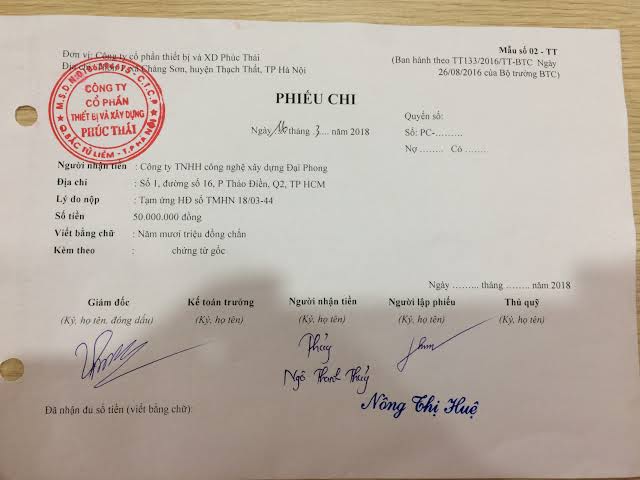
#> input picture test/imagegg.png, 640 x 480 px
$ python scan.py --input test/imagegg.png --output test/scanned_output.png   (older library calls are emulated)
#> lines starting #> are read from the running program, lines starting #| are printed output that depends on the picture; after the words box and inside, x2 and y2 are one past the last pixel; in counts of white or black regions, pixels touching at a corner belong together
"""Quet anh chup tai lieu: cat trang, sua phoi canh va lam sach nen.

Vi du:
    python scan.py --input test/imagegg.png --output test/scanned_output.png
    python scan.py --input test/imagegg.png --mode bw --preview

Mac dinh luu anh mau de giu nguyen mau con dau va chu ky. Dung ``--mode gray``
hoac ``--mode bw`` khi can anh xam/trang-den cho OCR.
"""

from __future__ import annotations

import argparse
from pathlib import Path

import cv2
import numpy as np


# [11 lines left out: function order_points, not called in this run]


def resize_for_detection(image: np.ndarray, max_side: int = 1600) -> tuple[np.ndarray, float]:
    """Thu nho anh de tim bien nhanh, tra ve anh va ti le so voi anh goc."""
    height, width = image.shape[:2]
    scale = min(1.0, max_side / float(max(height, width)))
    if scale == 1.0:
        return image.copy(), scale
    resized = cv2.resize(
        image,
        (max(1, round(width * scale)), max(1, round(height * scale))),
        interpolation=cv2.INTER_AREA,
    )
    return resized, scale


def find_document_corners(image: np.ndarray) -> np.ndarray | None:
    """Tim tu giac co kha nang la trang giay nhat trong anh."""
    preview, scale = resize_for_detection(image)
    gray = cv2.cvtColor(preview, cv2.COLOR_BGR2GRAY)
    gray = cv2.GaussianBlur(gray, (5, 5), 0)

    # Tu dong dat nguong Canny theo trung vi anh, sau do noi cac canh bi dut.
    median = float(np.median(gray))
    lower = int(max(0, 0.66 * median))
    upper = int(min(255, max(lower + 30, 1.33 * median)))
    edges = cv2.Canny(gray, lower, upper)
    kernel = cv2.getStructuringElement(cv2.MORPH_RECT, (5, 5))
    edges = cv2.morphologyEx(edges, cv2.MORPH_CLOSE, kernel, iterations=2)
    edges = cv2.dilate(edges, np.ones((3, 3), np.uint8), iterations=1)

    contours, _ = cv2.findContours(edges, cv2.RETR_EXTERNAL, cv2.CHAIN_APPROX_SIMPLE)
    image_area = preview.shape[0] * preview.shape[1]
    candidates: list[tuple[float, np.ndarray]] = []

    for contour in sorted(contours, key=cv2.contourArea, reverse=True)[:20]:
        area = cv2.contourArea(contour)
        if area < image_area * 0.15:
            continue
        perimeter = cv2.arcLength(contour, True)
        for epsilon in (0.015, 0.02, 0.025, 0.03, 0.04):
            polygon = cv2.approxPolyDP(contour, epsilon * perimeter, True)
            if len(polygon) == 4 and cv2.isContourConvex(polygon):
                # Uu tien tu giac lon; hinh chu nhat qua mong khong phai trang giay.
                rect = order_points(polygon.reshape(4, 2))
                top = np.linalg.norm(rect[1] - rect[0])
                bottom = np.linalg.norm(rect[2] - rect[3])
                left = np.linalg.norm(rect[3] - rect[0])
                right = np.linalg.norm(rect[2] - rect[1])
                width = max(top, bottom)
                height = max(left, right)
                if min(width, height) < 0.20 * max(width, height):
                    break
                candidates.append((area, rect / scale))
                break

    return max(candidates, key=lambda item: item[0])[1] if candidates else None


# [38 lines left out: functions warp_document, normalize_illumination, not called in this run]


def normalize_color_background(image: np.ndarray) -> np.ndarray:
    """Lam trang nen giay theo tung kenh ma khong khu mau muc/dau."""
    short_side = min(image.shape[:2])
    sigma = max(15.0, short_side / 40.0)
    source = image.astype(np.float32)
    background = cv2.GaussianBlur(source, (0, 0), sigmaX=sigma, sigmaY=sigma)

    # Chia cho nen cuc bo de loai bong, anh sang vang va vung xam khong deu.
    flattened = cv2.divide(source, np.maximum(background, 1.0), scale=245.0)
    flattened = np.clip(flattened, 0, 255).astype(np.uint8)

    # Chi dua cac pixel sang va gan trung tinh ve trang. Pixel co mau bao hoa
    # (dau do, chu ky xanh) va chu toi se khong nam trong mask nay.
    darkest = flattened.min(axis=2).astype(np.float32)
    brightest = flattened.max(axis=2).astype(np.float32)
    chroma = brightest - darkest
    luminance = flattened.mean(axis=2)
    neutral_bright = (chroma < 22.0) & (luminance > 165.0)
    strength = np.clip((luminance - 165.0) / 55.0, 0.0, 1.0)
    strength = np.where(neutral_bright, strength, 0.0)[..., None]
    whitened = flattened.astype(np.float32) * (1.0 - strength) + 255.0 * strength
    return np.clip(whitened, 0, 255).astype(np.uint8)


def enhance_scan(image: np.ndarray, mode: str = "color") -> np.ndarray:
    """Lam sach anh theo che do color, gray hoac bw."""
    if mode == "color":
        result = normalize_color_background(image)
        # Loc nhe nhieu mau camera, khong lam nhoe net muc mong.
        return cv2.bilateralFilter(result, 5, 20, 20)

    gray = cv2.cvtColor(image, cv2.COLOR_BGR2GRAY)
    gray = normalize_illumination(gray)
    gray = cv2.createCLAHE(clipLimit=2.0, tileGridSize=(8, 8)).apply(gray)
    if mode == "gray":
        return cv2.GaussianBlur(gray, (3, 3), 0)

    # Threshold khoi lon, le de OpenCV chap nhan va tu co gian theo do phan giai.
    block_size = max(31, (min(gray.shape[:2]) // 20) | 1)
    block_size = min(block_size, 151)
    return cv2.adaptiveThreshold(
        gray,
        255,
        cv2.ADAPTIVE_THRESH_GAUSSIAN_C,
        cv2.THRESH_BINARY,
        block_size,
        12,
    )


def scan_document(image: np.ndarray, mode: str = "color") -> tuple[np.ndarray, bool]:
    """Tra ve anh scan va trang thai co tim thay bien trang hay khong."""
    corners = find_document_corners(image)
    found_page = corners is not None
    corrected = warp_document(image, corners) if found_page else image.copy()
    return enhance_scan(corrected, mode), found_page


def parse_args() -> argparse.Namespace:
    base_dir = Path(__file__).resolve().parent
    parser = argparse.ArgumentParser(description="Scan va hieu chinh anh chup tai lieu.")
    parser.add_argument("--input", type=Path, default=base_dir / "test" / "imagegg.png")
    parser.add_argument("--output", type=Path, default=base_dir / "test" / "scanned_output.png")
    parser.add_argument(
        "--mode",
        choices=("color", "gray", "bw"),
        default="color",
        help="color giu mau dau/chu ky; gray hoac bw phu hop OCR.",
    )
    parser.add_argument("--preview", action="store_true", help="Mo cua so xem ket qua.")
    return parser.parse_args()


def main() -> None:
    args = parse_args()
    image = cv2.imread(str(args.input), cv2.IMREAD_COLOR)
#> image is the input picture: shape (480, 640, 3); mean B, G, R 166.9, 176.7, 187.1
    if image is None:
        raise FileNotFoundError(f"Khong doc duoc anh: {args.input}")

    scanned, found_page = scan_document(image, args.mode)
#> in find_document_corners, `preview, scale = resize_for_detection(image)`: scale = 1
#> in find_document_corners, `gray = cv2.cvtColor(preview, cv2.COLOR_BGR2GRAY)`:
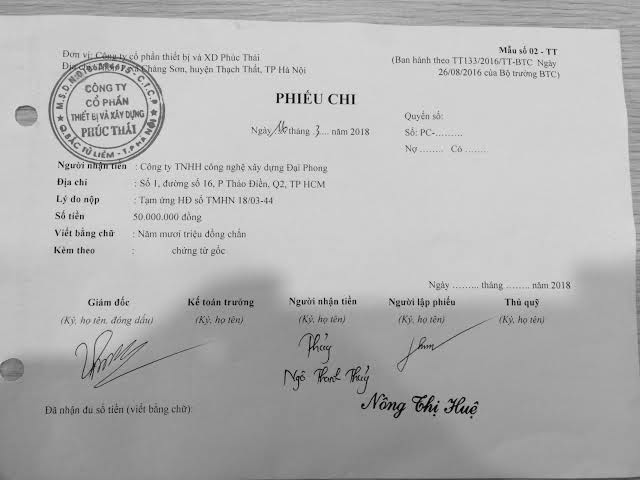
#> gray: shape (480, 640); min 1, max 243, mean 178.7
#> in find_document_corners, `median = float(np.median(gray))`: median = 189
#> in find_document_corners, `lower = int(max(0, 0.66 * median))`: lower = 124
#> in find_document_corners, `upper = int(min(255, max(lower + 30, 1.33 * median)))`: upper = 251
#> in find_document_corners, `edges = cv2.Canny(gray, lower, upper)`:
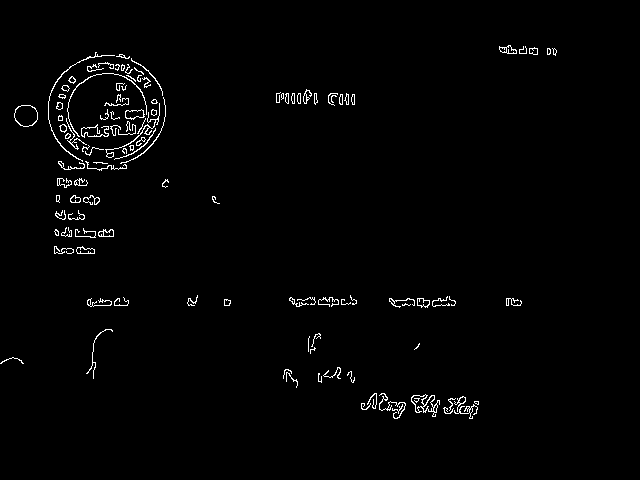
#> edges: shape (480, 640); 1.5% white in thin lines or dots, all inside (x1, y1, x2, y2) = (0, 45, 557, 419)
#> in find_document_corners, `edges = cv2.morphologyEx(edges, cv2.MORPH_CLOSE, kernel, iterations=2)`: edges: shape (480, 640); 4.5% white; 23 white regions (1 under 20 px), largest, box (x1, y1, x2, y2) and area: (48, 52, 166, 188) 7475, (361, 393, 479, 419) 1644, (54, 195, 114, 238) 941
#> in find_document_corners, `edges = cv2.dilate(edges, np.ones((3, 3), np.uint8), iterations=1)`:
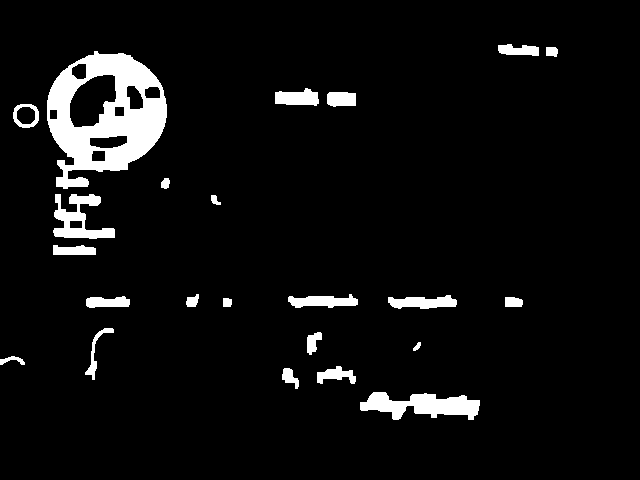
#> edges: shape (480, 640); 5.7% white; 23 white regions
#> in find_document_corners, `contours, _ = cv2.findContours(edges, cv2.RETR_EXTERNAL, cv2.CHAIN_APP..`: contours = 23 contours; largest, box (x1, y1, x2, y2) and area: (47, 51, 167, 189) 11366, (360, 392, 480, 420) 1844, (53, 194, 115, 239) 1258, (388, 295, 457, 309) 588, (288, 294, 358, 308) 568
#> the loop in find_document_corners, `for contour in sorted(contours, key=cv2.contourArea, reverse=True)[:20]:` made 20 passes
#> area on passes 1 to 12: 11366.5, 1844, 1257.5, 588, 568, 525.5, 488.5, 357.5, 354.5, 330, 316, 313
#> after the loop in find_document_corners, `for contour in sorted(contours, key=cv2.contourArea, reverse=True)[:20]:`: candidates = []
#> in scan_document, `found_page = corners is not None`: found_page = False
#> in normalize_color_background, `background = cv2.GaussianBlur(source, (0, 0), sigmaX=sigma, sigmaY=sig..`:
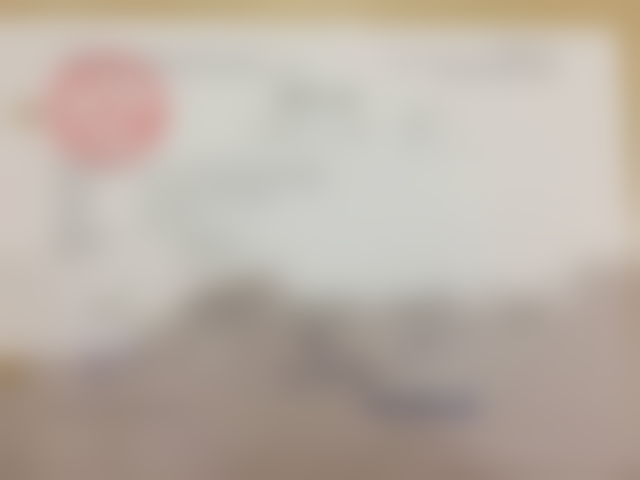
#> background: shape (480, 640, 3) float32; mean B, G, R 167, 176.8, 187.2
#> in normalize_color_background, `flattened = cv2.divide(source, np.maximum(background, 1.0), scale=245.0)`:
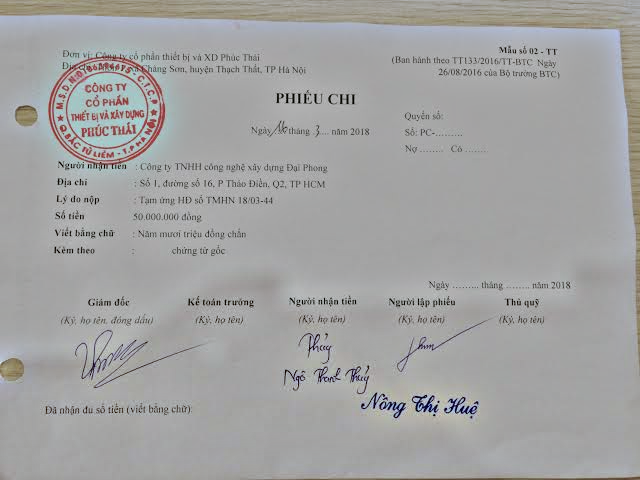
#> flattened: shape (480, 640, 3) float32; mean B, G, R 244.2, 244.6, 244.8; drawn with min black and max white
#> in normalize_color_background, `neutral_bright = (chroma < 22.0) & (luminance > 165.0)`: neutral_bright: shape (480, 640) bool; 92.2% white; 1299 black regions (1231 under 20 px), largest, box (x1, y1, x2, y2) and area: (0, 0, 640, 367) 11619, (48, 54, 165, 170) 2671, (272, 475, 640, 480) 773
#> in normalize_color_background, `strength = np.where(neutral_bright, strength, 0.0)[..., None]`:
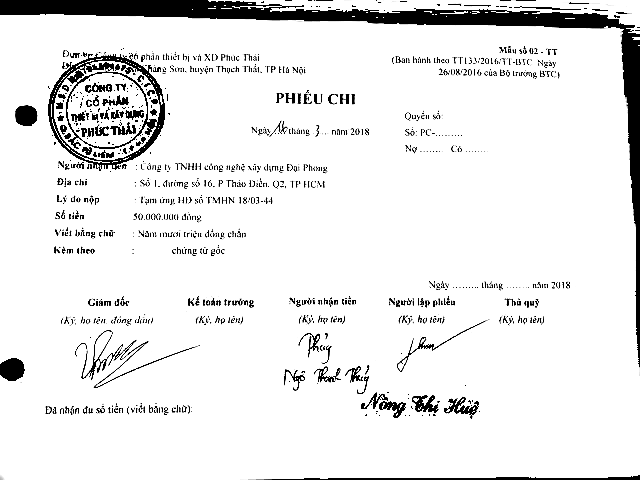
#> strength: shape (480, 640, 1) float64; min 0, max 1, mean 0.914
#> in normalize_color_background, `whitened = flattened.astype(np.float32) * (1.0 - strength) + 255.0 * s..`:
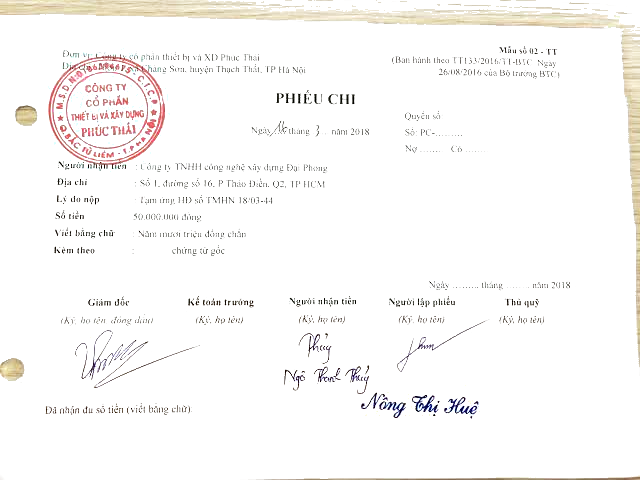
#> whitened: shape (480, 640, 3) float64; mean B, G, R 247.4, 248.6, 249.9
#> found_page = False
    args.output.parent.mkdir(parents=True, exist_ok=True)
    if not cv2.imwrite(str(args.output), scanned):
        raise OSError(f"Khong ghi duoc anh: {args.output}")

    status = "da cat va sua phoi canh" if found_page else "khong tim thay bien trang, giu khung anh goc"
    print(f"Da luu anh scan ({args.mode}, {status}): {args.output}")
#| Da luu anh scan (color, khong tim thay bien trang, giu khung anh goc): test/scanned_output.png

    if args.preview:
        cv2.imshow("Document scan", scanned)
        cv2.waitKey(0)
        cv2.destroyAllWindows()


if __name__ == "__main__":
    main()

$ run again, with test/aaa.png copied over test/imagegg.png
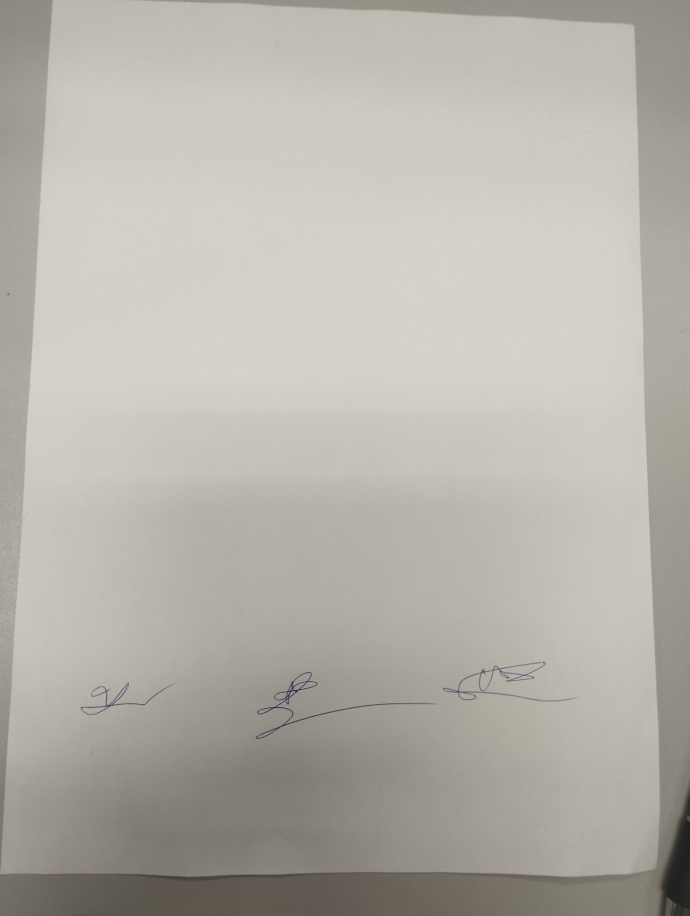
#> input picture test/aaa.png, 1380 x 1832 px (shown at 1/2 size)
#> in main, image is the input picture: shape (1832, 1380, 3); mean B, G, R 169.7, 178.1, 181.7
#> in find_document_corners, `preview, scale = resize_for_detection(image)`: scale = 0.873
#> median = 188
#> lower = 124
#> upper = 250
#> in find_document_corners, `edges = cv2.dilate(edges, np.ones((3, 3), np.uint8), iterations=1)`:
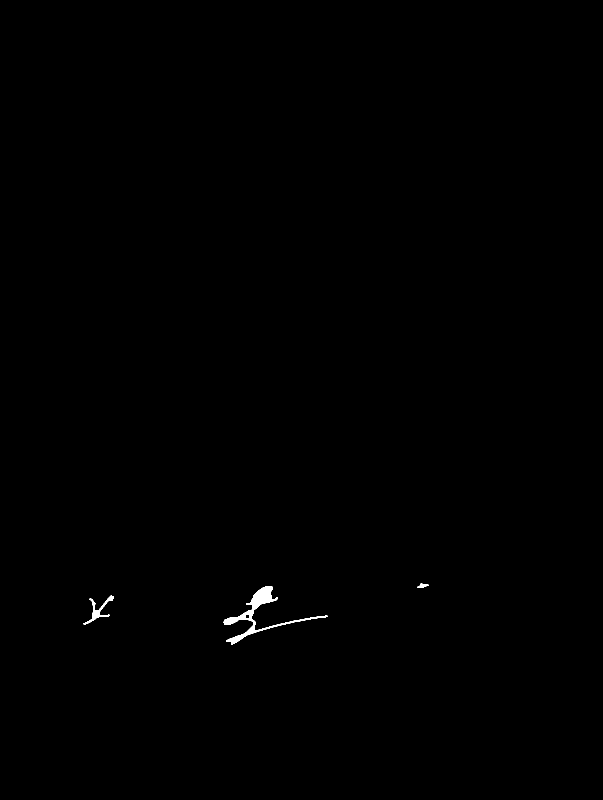
#> edges: shape (1600, 1205) (shown at 1/2 size); 0.21% white; 3 white regions
#> contours = 3 contours; box (x1, y1, x2, y2) and area: (447, 1172, 655, 1289) 2900, (167, 1191, 227, 1249) 567, (835, 1167, 857, 1176) 86
#> the loop in find_document_corners, `for contour in sorted(contours, key=cv2.contourArea, reverse=True)[:20]:` made 3 passes
#> area on passes 1 to 3: 2899.5, 567, 86
#> after the loop in find_document_corners, `for contour in sorted(contours, key=cv2.contourArea, reverse=True)[:20]:`: candidates = []
#> in scan_document, `found_page = corners is not None`: found_page = False
#> in normalize_color_background, `neutral_bright = (chroma < 22.0) & (luminance > 165.0)`:
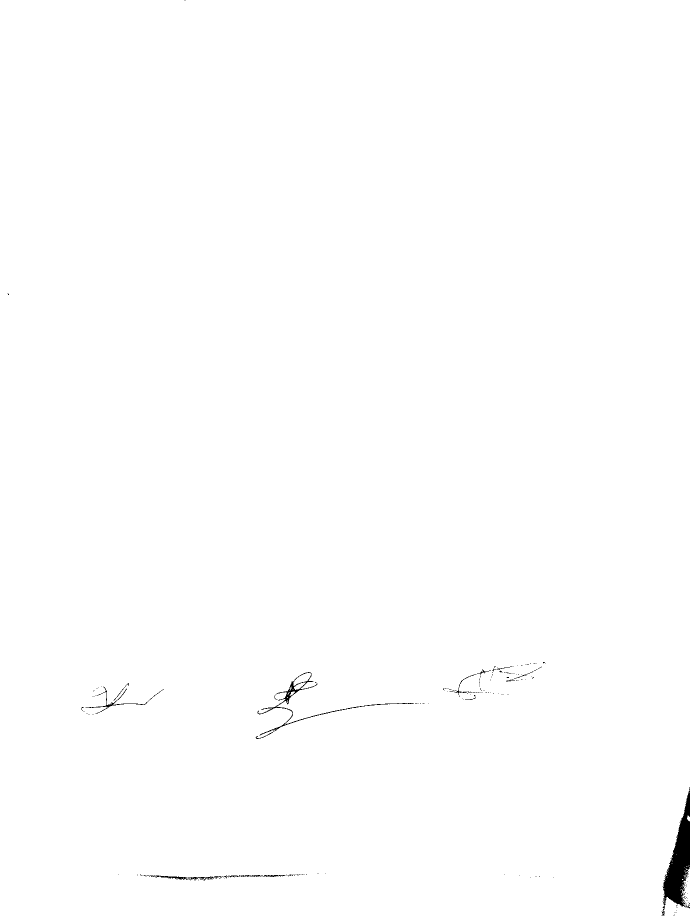
#> neutral_bright: shape (1832, 1380) bool (shown at 1/2 size); 99.6% white; 196 black regions (179 under 20 px), largest, box (x1, y1, x2, y2) and area: (1323, 1574, 1380, 1832) 6127, (511, 1344, 814, 1478) 1517, (291, 1750, 427, 1761) 427
#| Da luu anh scan (color, khong tim thay bien trang, giu khung anh goc): test/scanned_output.png
